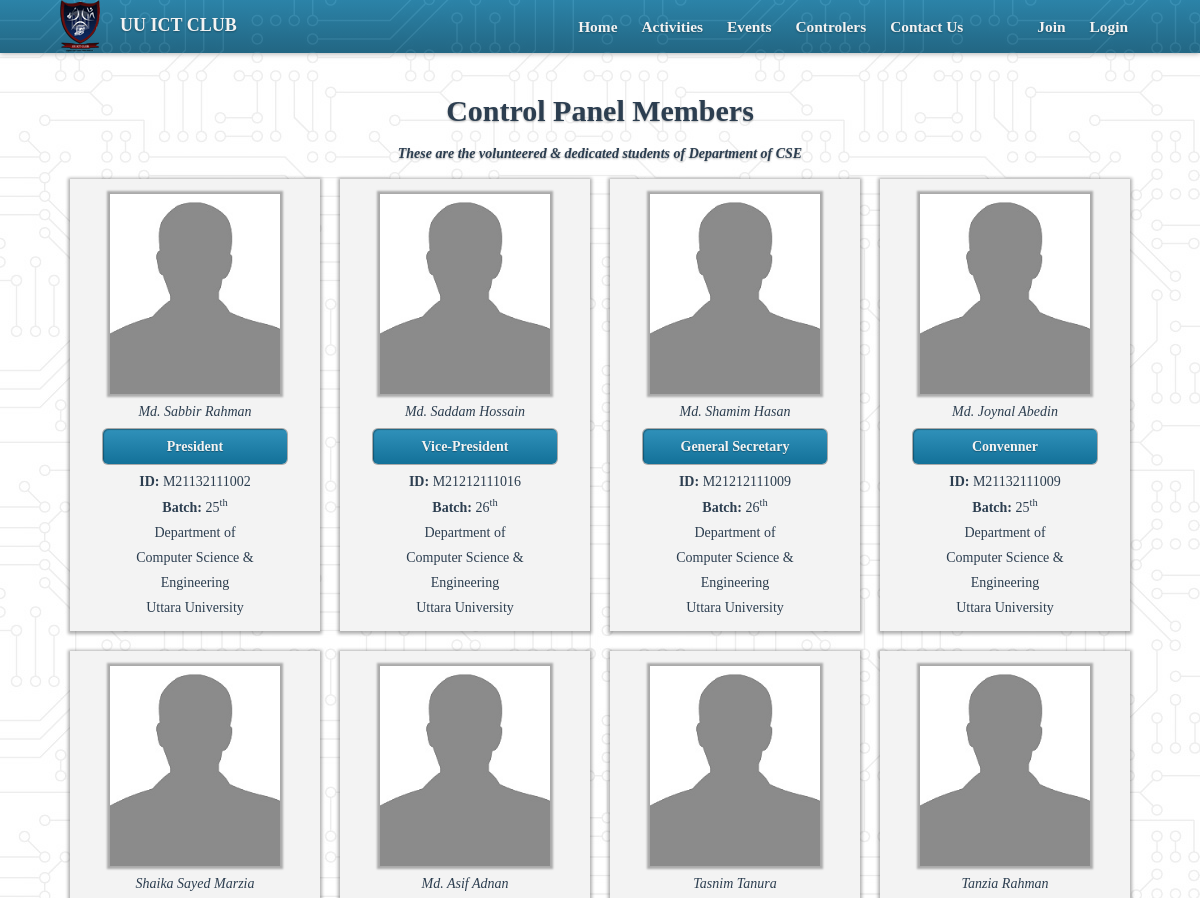
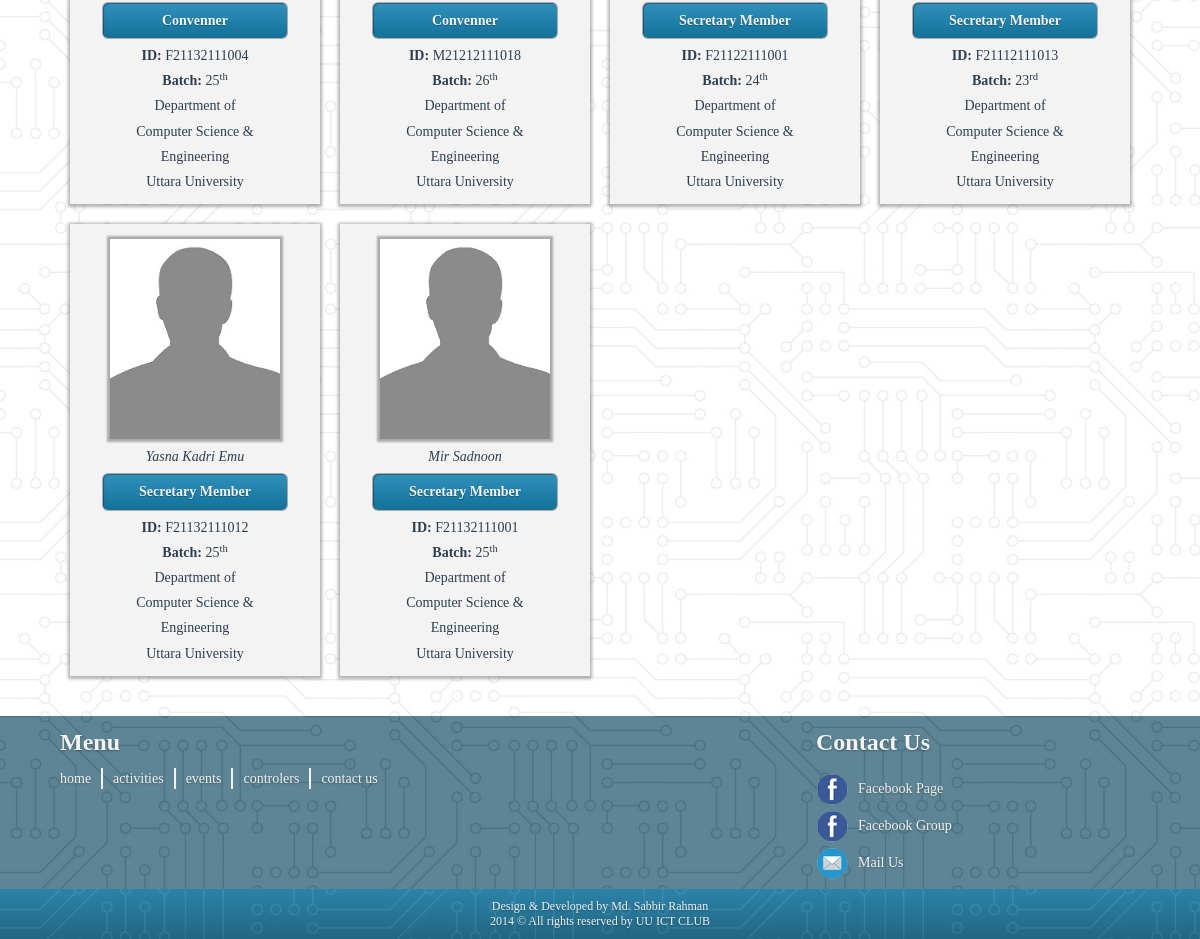
Screenshot of /controlers.php with the database file from the repository (2 pictures, top to bottom).
### tables this page shows
CREATE TABLE IF NOT EXISTS `userids` (
  `UID` varchar(7) NOT NULL,
  `PWD` varchar(20) NOT NULL,
  `StudentID` varchar(12) NOT NULL,
  `NamePrefix` varchar(15) DEFAULT NULL,
  `FirstName` varchar(15) NOT NULL,
  `LastName` varchar(15) NOT NULL,
  `NickName` varchar(20) DEFAULT NULL,
  `dateOfBirth` date NOT NULL,
  `ContactNo` varchar(20) NOT NULL,
  `eMail` varchar(30) NOT NULL,
  `Facebook` varchar(200) DEFAULT NULL,
  `Image` varchar(150) NOT NULL,
  `Responsibility` varchar(15) NOT NULL DEFAULT 'Member',
  `JoiningDate` timestamp NOT NULL DEFAULT CURRENT_TIMESTAMP,
  PRIMARY KEY (`UID`),
  UNIQUE KEY `StudentID` (`StudentID`),
  UNIQUE KEY `eMail` (`eMail`)
);

### classes/PanelMember.php (called while the page is built, shortened)
<?php
	class PanelMember extends Member {
		private $Responsibility;
		function __construct($Responsibility){
			$this->db = new Database();
			$this->Responsibility = $Responsibility;
			$this->getResponsibility();
			$this->getAllInfo();
		}
		private function getResponsibility(){
			$this->userId = $this->db->search_one('UID', 'userids', 'Responsibility', $this->Responsibility);
		}
	}
?>

### classes/Database.php (called while the page is built, shortened)
<?php
	class Database {
		private $db;
		public function connect(){
			$this->db = new mysqli(DB_HOST, DB_USER, DB_PASS, DB_NAME);
		}
		public function query($sql){
			return $this->db->query($sql);
		}
		public function fetch($result){
			return mysqli_fetch_assoc($result);
		}
		public function search_one($item, $tableName, $criteria, $value){
			$sql = "SELECT $item FROM $tableName WHERE $criteria='$value'";
			$result = $this->query($sql);
			$row = $this->fetch($result);
			return $row[$item];
		}
	}
?>

### classes/Member.php (called while the page is built, shortened)
<?php
	class Member {
		protected $userId;
		protected $db;
		protected $info;
		protected function getAllInfo(){
			$sql = "SELECT * FROM userids WHERE UID = '" . $this->userId . "'";
			$result = $this->db->query($sql);
			$this->info = $this->db->fetch($result);
		}
		public function getImage()		{ 	return $this->info['Image'		 	] ; }
		public function getStudentID()	{ 	return $this->info['StudentID'	 	] ; }
		public function getTotalFullName(){
			return $this->info['NamePrefix'] . " " .
				   $this->info['FirstName' ] . " " .
				   $this->info['LastName'  ] . " " .
				   $this->info['NickName'  ];
		}
		public function getBatch(){
			$ID = $this->getStudentID();
			$admission_year = (intval($ID[1]) * 1000) + intval($ID[2] . $ID[3]);
			$admission_semester = intval($ID[4]);
			return $Y = (($admission_year-2004)*3)+1+$admission_semester;
		}
	}
?>

### controlers.php (the view, shortened to what this page needs)
<?php require_once "includes/functions.php"		; ?>
<?php require_once "classes/Member.php"			; ?>
<?php require_once "classes/PanelMember.php"	; ?>
<!DOCTYPE html>
<html class="">
<head>
	<link rel="stylesheet" href="css/styles.css" />
</head>
<body>
	<?php require_once "header.php"	; ?>
	<main>
		<section class="controlers">
			<div class="container">
				<h2>Control Panel Members</h2>
				<h3>These are the volunteered &amp dedicated students of Department of CSE</h3>
				<div class="row">
					<?php
						$DB = new Database();
						foreach(PanelMember::$Designations as $key=>$value){
							if(isset($_GET['from']) && isset($_GET['to'])){
								$sql = "SELECT UID FROM panelmembers WHERE Responsibility = '" . $key . "' AND session_from = '" . pure_it($_GET['from']) . "' AND session_to = '" . pure_it($_GET['to']) . "'";
								$result = $DB->query($sql);
								$row = $DB->fetch($result);
								$PanelMember = new Member($row['UID']);
							} elseif(isset($_GET['group'])){
								$sql = "SELECT UID FROM panelmembers WHERE Responsibility = '" . $key . "' AND session_group = '" . pure_it($_GET['group']) . "'";
								$result = $DB->query($sql);
								$row = $DB->fetch($result);
								$PanelMember = new Member($row['UID']);
							} else {
								$PanelMember = new PanelMember($key);
							}
					?>
					<div class="columns three">
						<div class="person">
							<div class="img" style="background: url('<?= $PanelMember->getImage() ?>') no-repeat; background-size: 100% 100%;"></div>
							<p class="info italic"><?= $PanelMember->getTotalFullName() ?></p>
							<p class="highlight"><?= $value ?></p>
							<p class="info"><span class="bold">ID: </span><?=$PanelMember->getStudentID() ?></p>
							<p class="info"><span class="bold">Batch: </span><?= format_position($PanelMember->getBatch()) ?></p>
							<p class="info w60">Department of Computer Science &amp Engineering
							<br>Uttara University</p>
						</div>
					</div>
					<?php } ?>
				</div>
			</div>
		</section>
	</main>
	<?php require_once "footer.php"	; ?>
</body>
</html>

### header.php (shortened to what this page needs)
<header>
    <div class="background2">
        <div class="container">
            <a href="/uuictclub">
                <div class="logo">
                    <ul>
                        <li>UU ICT CLUB</li>
                    </ul>
                </div>
            </a>
            <div class="join-login-and-menu">
                <ul>
                    <?php if($_SESSION['user_name']=="ICT") { ?>
                        <li><a href="admin/">Admin Panel</a></li>
                        <li>
                            <form class="form" method="post" action="actions/LogoutAction.php">
                                <input type="submit" name="lgot" value="Logout" />
                            </form>
                        </li>
                    <?php } elseif($_SESSION['user_name']=="uunotlogged") { ?>
                        <li><a href="registration.php" class="join">Join</a></li>
                        <li class="login-button"><a>Login</a></li>
                    <?php } ?>
                </ul>
            </div>
            <nav role="primary">
                <ul>
                    <li><a href="index.php">        Home        </a></li>
                    <li><a href="activities.php">   Activities  </a></li>
                    <li><a href="events.php">       Events      </a></li>
                    <li><a href="controlers.php">   Controlers  </a></li>
                    <li><a href="contactus.php">    Contact Us  </a></li>
                </ul>
            </nav>
        </div>
    </div>
</header>

### includes/functions.php (shortened to what this page needs)
<?php
	function format_position($number){
		$number = intval($number);
		if($number%10==1){
			$number.='<sup>st</sup>';
		} elseif($number%10==2){
			$number.='<sup>nd</sup>';
		} elseif($number%10==3){
			$number.='<sup>rd</sup>';
		} else {
			$number.='<sup>th</sup>';
		}
		return $number;
	}
?>

### footer.php (shortened to what this page needs)
<footer>
    <div class="first-footer">
        <div class="container">
            <div class="left">
                <h3>Menu</h3>
                <nav role="footer">
                    <ul>
                    <li><a href="index.php">        home        </a></li>
                    <li><a href="activities.php">   activities  </a></li>
                    <li><a href="events.php">       events      </a></li>
                    <li><a href="controlers.php">   controlers  </a></li>
                    <li><a href="contactus.php">    contact us  </a></li>
                    </ul>
                </nav>
            </div>
            <div class="right">
                <h3>Contact Us</h3>
                <ul>
                    <li class="icon32x32 i9"></li>
                    <li><a href="http://www.facebook.com/uuictclub">Facebook Page</a></li>
                    <li class="icon32x32 i9"></li>
                    <li><a href="http://www.facebook.com/groups/uuictclub">Facebook Group</a></li>
                    <li class="icon32x32 i8"></li>
                    <li><a href="mailto:uuitclub@gmail.com">Mail Us</a></li>
                </ul>
            </div>
        </div>
    </div>
    <div class="second-footer">
        <div class="background2">
            <p>Design &amp Developed by <a href="https://www.facebook.com/blackheartadhar">Md. Sabbir Rahman</a></p>
            <p>2014 &copy All rights reserved by UU ICT CLUB</p>
        </div>
    </div>
</footer>

### rows the page displays
userids: Image (picture), $PanelMember->getTotalFullName() "Md. Sabbir Rahman", value "President", StudentID "M21132111002", StudentID "25", shows "th"
userids: Image (picture), $PanelMember->getTotalFullName() "Md. Saddam Hossain", value "Vice-President", StudentID "M21212111016", StudentID "26", shows "th"
userids: Image (picture), $PanelMember->getTotalFullName() "Md. Shamim Hasan", value "General Secretary", StudentID "M21212111009", StudentID "26", shows "th"
userids: Image (picture), $PanelMember->getTotalFullName() "Md. Joynal Abedin", value "Convenner", StudentID "M21132111009", StudentID "25", shows "th"
userids: Image (picture), $PanelMember->getTotalFullName() "Shaika Sayed Marzia", value "Convenner", StudentID "F21132111004", StudentID "25", shows "th"
userids: Image (picture), $PanelMember->getTotalFullName() "Md. Asif Adnan", value "Convenner", StudentID "M21212111018", StudentID "26", shows "th"
userids: Image (picture), $PanelMember->getTotalFullName() "Tasnim Tanura", value "Secretary Member", StudentID "F21122111001", StudentID "24", shows "th"
userids: Image (picture), $PanelMember->getTotalFullName() "Tanzia Rahman", value "Secretary Member", StudentID "F21112111013", StudentID "23", shows "rd"
userids: Image (picture), $PanelMember->getTotalFullName() "Yasna Kadri Emu", value "Secretary Member", StudentID "F21132111012", StudentID "25", shows "th"
userids: Image (picture), $PanelMember->getTotalFullName() "Mir Sadnoon", value "Secretary Member", StudentID "F21132111001", StudentID "25", shows "th"
